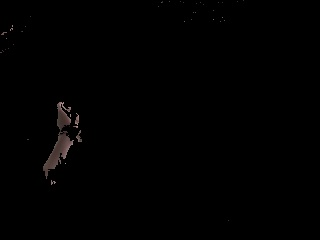
#> input picture src/data.jpg, 320 x 240 px
$ python -i colorContour.py   (imports and definitions only)   (older library calls are emulated)
#> lines starting #> are read from the running program, lines starting #| are printed output that depends on the picture
#> further down, picture is the input picture: shape (240, 320, 3); mean B, G, R 0.9, 0.9, 1.1
import cv2
import numpy as np
import time

eps = 1e-10

# reads video from video_dir and outputs processed video to output_dir
# returns rcs
# [53 lines left out: functions detect_hand, find_contours, not called in this run]


def morphological_transform(frame):

    # Kernel matrices for morphological transformation
    kernel_square = np.ones((11,11),np.uint8)
    kernel_ellipse= cv2.getStructuringElement(cv2.MORPH_ELLIPSE,(5,5))

    #Perform morphological transformations to filter out the background noise
    #Dilation increase skin color area
    #Erosion increase skin color area
    dilation = cv2.dilate(frame, kernel_ellipse,iterations = 1)
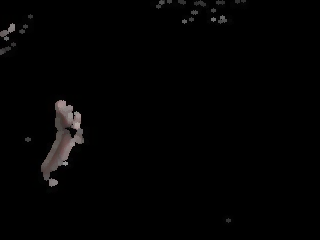
#> dilation: shape (240, 320, 3); mean B, G, R 2.6, 2.7, 3
    erosion = cv2.erode(dilation,kernel_square,iterations = 1)
    dilation2 = cv2.dilate(erosion,kernel_ellipse,iterations = 1)
    filtered = cv2.medianBlur(dilation2,5)
    kernel_ellipse= cv2.getStructuringElement(cv2.MORPH_ELLIPSE,(8,8))
    dilation2 = cv2.dilate(filtered,kernel_ellipse,iterations = 1)
    kernel_ellipse= cv2.getStructuringElement(cv2.MORPH_ELLIPSE,(5,5))
    dilation3 = cv2.dilate(filtered,kernel_ellipse,iterations = 1)
    median = cv2.medianBlur(dilation2,5)
    ret,thresh = cv2.threshold(median,127,255,0)
#> thresh: shape (240, 320, 3); every value is 0

    return thresh, median


# outputs frame of skin masked
# [24 lines left out: functions detect_skin, angle, not called in this run]


>>> import cv2
>>> picture = cv2.imread('../../data.jpg')
>>> result = morphological_transform(picture)
